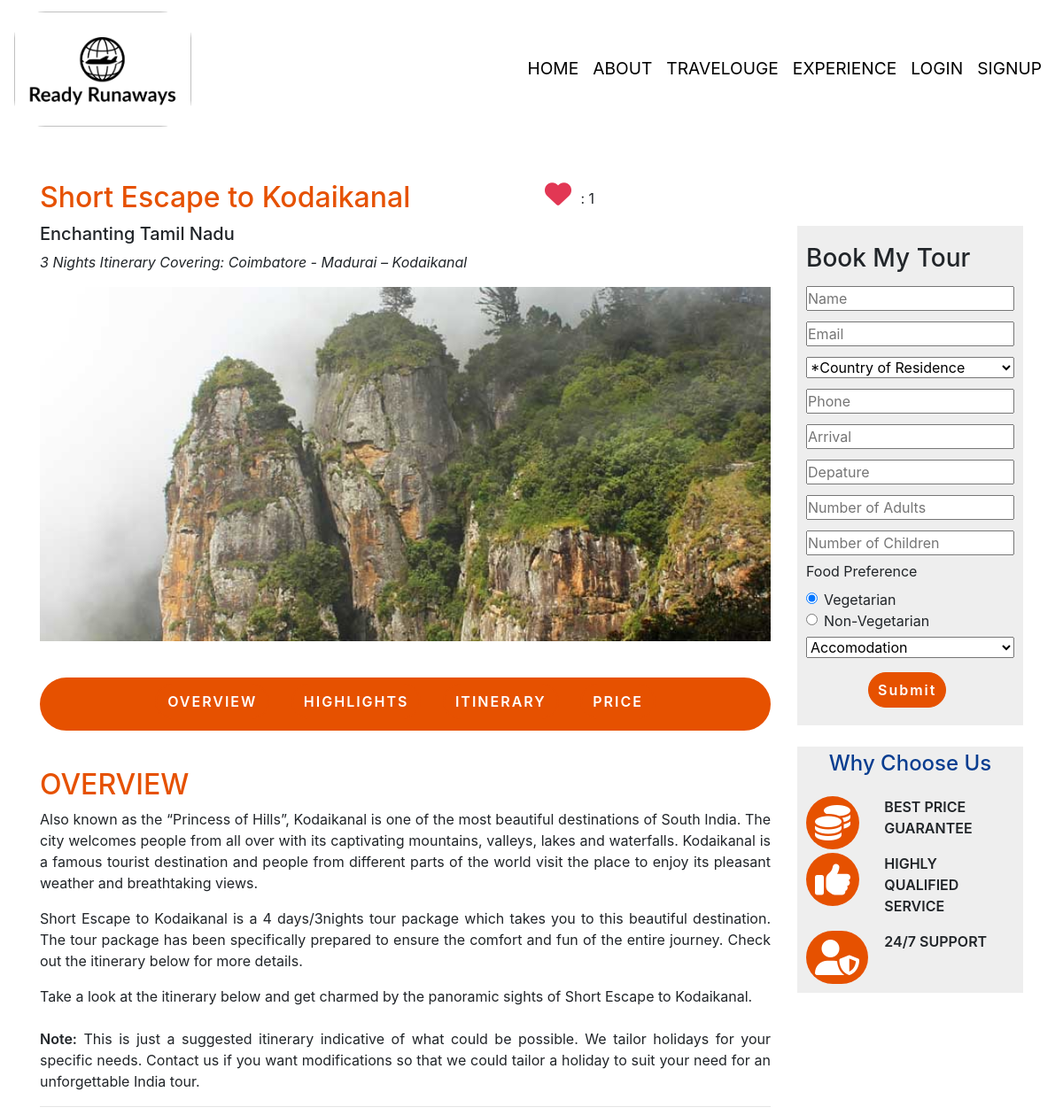
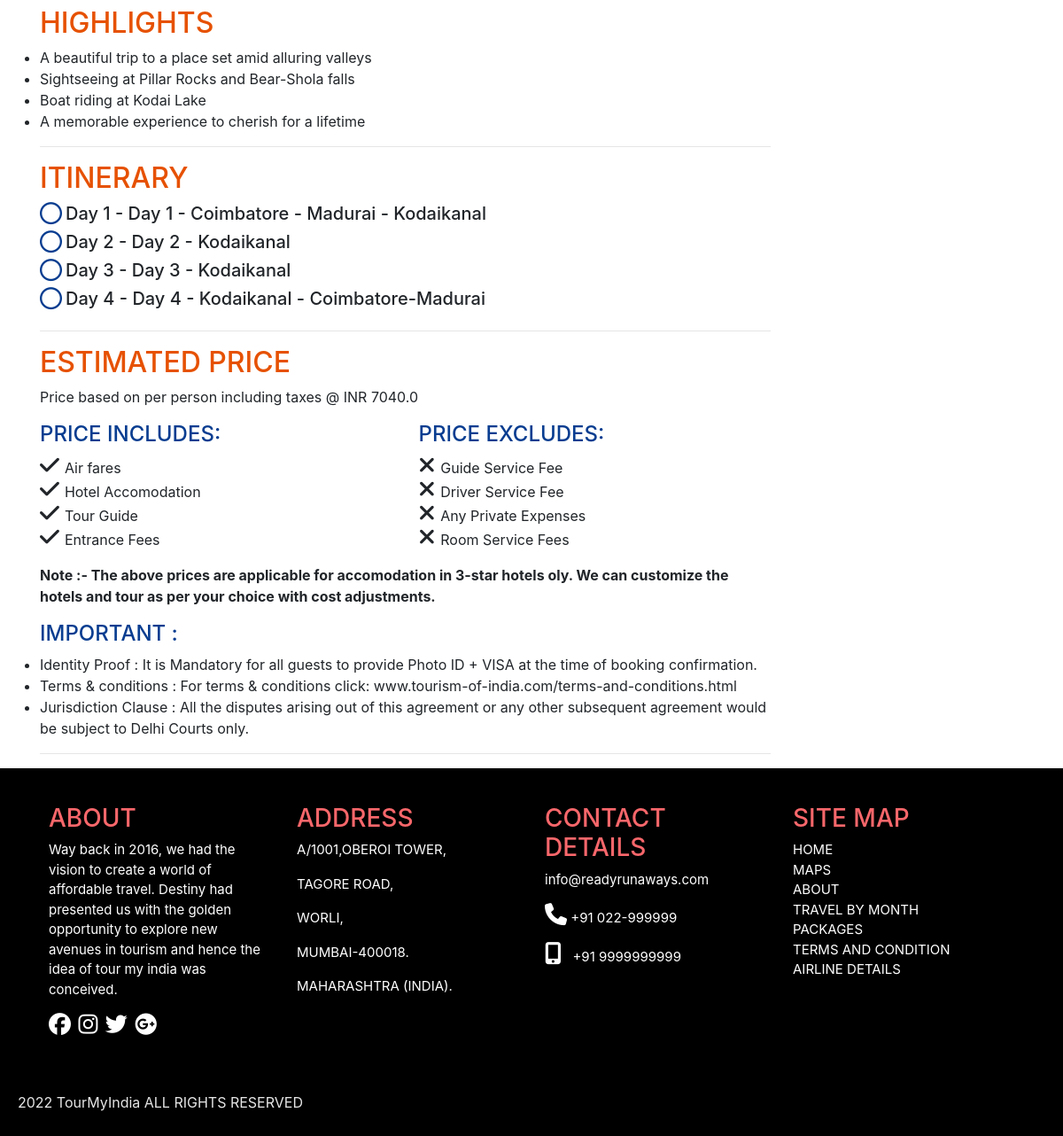
/Destination/5/, run on the app's committed database (2 pictures, top to bottom).
### RRApp/models.py (models this page shows, shortened)
class Destination(models.Model):
    name = models.CharField(max_length=200, unique=True)
    state = models.CharField(max_length=100)
    duration = models.CharField(max_length=200)
    tagline = models.CharField(max_length=500)
    abstract = models.CharField(max_length=500)
    description = models.TextField()
    image = models.ImageField(upload_to='pics')
    price = models.IntegerField()
    offer = models.BooleanField(default=False)
    discount = models.IntegerField(default=0)
    highlights = models.TextField()
    itenary_titles = models.TextField()
    itenary = models.TextField()
    likes = models.ManyToManyField(User, related_name='likes', blank=True)
    def __str__(self):
        return self.name

class Images(models.Model):
    destination = models.ForeignKey(Destination, on_delete=models.CASCADE,)
    image = models.ImageField(upload_to='pics', blank=True, null=True)

### RRApp/views.py (the view)
# urls.py: path('Destination/<str:id>/', views.view_itenary, name='view_itenary'),
def view_itenary(request, id):
    dest = Destination.objects.get(id=id)
    print(f'destination is {dest}')
    price = int(dest.price)
    disc = int(dest.discount)
    discounted_rate =  price - (disc*price)/100
    description = dest.description.split('#')
    highlights = dest.highlights.split('#')
    itenary_titles = dest.itenary_titles.split('#')
    itenary = dest.itenary.split('#')
    itenary_list = zip(itenary_titles, itenary)
    context = {'dest':dest, 'discounted_rate':discounted_rate, 'highlights':highlights, 'itenary_list':itenary_list, 'description':description}
    return render(request, 'itenary.html', context)

### templates/itenary.html (shortened to what this page needs)
{% extends 'layout.html' %}
{% load static %}
{% block csscontent %}
  <link rel="stylesheet" type="text/css" href="{% static 'css/itenary.css' %}">
{% endblock %}
{% block content %}
<br>
<br>
<div class="container">
  <div class="row">
    <div class="col-9 info">
      <div class="row">
        <div class="place col-md-8" >
          <h2>{{dest.name}}</h2>
        </div>
        <div class="col-md-4">
          {% if request.user.is_authenticated %}
              {% if request.user in dest.likes.all %}
              <div class="row">
                  <a type="button" href="like/" style="padding:0%; margin: 0;" ><i class="fa fa-heart" style="font-size: 30; color:rgb(226, 55, 84);"></i></a> <h4> &nbsp;&nbsp; : {{dest.likes.count}}</h4>
              </div>
              {% else %}
              <div class="row">
                  <a type="button" href="like/" style="padding:0%; margin: 0; text-shadow: 0 0 5px rgb(226, 55, 84);"><i class="fa fa-heart" style="font-size: 30;
                    -webkit-text-fill-color: white;
                    -webkit-text-stroke-width: 2px;
                    -webkit-text-stroke-color:rgb(226, 56, 84);"></i></a> <h4> &nbsp;&nbsp; : {{dest.likes.count}}</h4>
              </div>
              {% endif %}
          {% else %}
              <p><i class="fa fa-heart" style="font-size: 30; color:rgb(226, 55, 84);"></i> : {{dest.likes.count}}</p>
          {% endif %}
        </div>
      </div>
      <h5>{{dest.tagline}}</h5>
      <p style="font-style: italic;">{{dest.abstract}}</p>
      <div class="owl-carousel owl-theme">
          {% for p in dest.images_set.all %}
          <div class="item">
              <img src='{{p.image.url}}' class="img-fluid" style="height: 400px; width:auto;">
          </div>
          {% endfor %}
      </div>
      <div class="subNav">
        <a href="#overview">
          <button>OVERVIEW</button>
        </a>
        <a href="#highlights">
          <button>HIGHLIGHTS</button>
        </a>
        <a href="#itenary">
          <button>ITINERARY</button>
        </a>
        <a href="#price">
          <button>PRICE</button>
        </a>
      </div>
      <div class="headers">
          <h2 id="overview">OVERVIEW</h2>
            {% for d in description %}
            <p style="text-align: justify;">{{d}}</p>
            {% endfor %}
          <p style="text-align: justify;">
            Take a look at the itinerary below and get charmed by the panoramic sights of {{dest.name}}.
            <br>
            <br>
            <span style="font-weight: 600 ;">Note:</span>  This is just a suggested itinerary indicative of what could be possible. We tailor holidays for your specific needs. Contact us if you want modifications so that we could tailor a holiday to suit your need for an unforgettable India tour.
          </p>
          <hr>
          <h2 id="highlights">HIGHLIGHTS</h2>
          <ul>
              {% for highlight in highlights %}
              <li>{{highlight}}</li>
              {% endfor %}
          </ul>
          <hr>
          <h2 id="itenary">ITINERARY</h2>
          <div class="days">
            {% for i, j in itenary_list %}
            <div style=" display: -webkit-inline-box;">
              <i class="far fa-circle" onclick="hide('hideDay{{forloop.counter}}')"></i>
              <h5>Day {{forloop.counter}} - {{i}}</h5>
            </div>
            <br>
            {% endfor %}
          </div>
        <hr>
        <h2 id="price">ESTIMATED PRICE</h2>
        <p>Price based on per person including taxes @ INR {{discounted_rate}}</p>
        <div class="row">
          <div class="col-6 priceIE">
            <h4>PRICE INCLUDES:</h4>
            <ul style="list-style: none;">
              <li><i class="fas fa-check"></i>Air fares</li>
              <li><i class="fas fa-check"></i>Hotel Accomodation</li>
              <li><i class="fas fa-check"></i>Tour Guide</li>
              <li><i class="fas fa-check"></i>Entrance Fees</li>
            </ul>
          </div>
          <div class="col-6">
            <h4>PRICE EXCLUDES:</h4>
            <ul style="list-style: none;">
              <li><i class="fas fa-times"></i>Guide Service Fee</li>
              <li><i class="fas fa-times"></i>Driver Service Fee</li>
              <li><i class="fas fa-times"></i>Any Private Expenses</li>
              <li><i class="fas fa-times"></i>Room Service Fees</li>
            </ul>
          </div>
        </div>
        <p style="font-weight: 700;">Note :- The above prices are applicable for accomodation in 3-star
              hotels oly. We can customize the hotels and tour as per your choice with cost adjustments.
        </p>
        <h4>IMPORTANT :</h4>
        <ul>
          <li>Identity Proof : It is Mandatory for all guests to provide Photo ID + VISA at the time of booking confirmation. </li>
          <li>Terms & conditions : For terms & conditions click: www.tourism-of-india.com/terms-and-conditions.html</li>
          <li>Jurisdiction Clause : All the disputes arising out of this agreement or any other subsequent agreement would be subject to Delhi Courts only.</li>
        </ul>
        <hr>
      </div>
    </div>
    <div class="col-3 book">
      {% if user.is_staff %}
      <div class="why" style="padding: 10px;">
        <h2>Admin Account</h2>
        <a class="btn btn-success ml-auto mr-auto my-3" type="button" style="width: 100%;" href="{% url 'update_itenary' dest.id %}">Update Itenary</a>
        <br>
        <button type="button" class="btn btn-warning" style="width: 100%;" data-toggle="modal" data-target="#delete">
            Delete Itenary
        </button>
        <div class="modal fade" id="delete" tabindex="-1" role="dialog" aria-labelledby="exampleModalLabel" aria-hidden="true">
            <div class="modal-dialog" role="document">
            <div class="modal-content">
                <div class="modal-header">
                <h5 class="modal-title" id="exampleModalLabel">Delete {{dest.name}}</h5>
                <button type="button" class="close" data-dismiss="modal" aria-label="Close">
                    <span aria-hidden="true">&times;</span>
                </button>
                </div>
                <div class="modal-body">
                <p>Are you sure you want to delete this destination ?</p>
                </div>
                <div class="modal-footer">
                <button type="button" class="btn btn-secondary" data-dismiss="modal">Close</button>
                <a class="btn btn-warning" type="button" href="{% url 'delete_itenary' dest.id %}">Delete</a>
                </div>
            </div>
            </div>
        </div>
      </div>
      {% else%}
      <div class="sidebar">
        <form>
          <h3>Book My Tour</h3>
          <input type="text" class="addInput" placeholder="Name" required>
          <input type="email" class="addInput" placeholder="Email" required>
          <select class="addInput">
            <option disabled selected hidden>*Country of Residence</option>
          </select>
          <input type="text" class="addInput" placeholder="Phone" required>
          <input type="text" class="addInput"placeholder="Arrival" onfocus="(this.type='date')" onblur="(this.type='text')" name="date" required />
          <input type="text" class="addInput"placeholder="Depature" onfocus="(this.type='date')" onblur="(this.type='text')" name="date" required />
          <input type="number" class="addInput"placeholder="Number of Adults" required>
          <input type="number" class="addInput"placeholder="Number of Children" >
          <br>
          <label>Food Preference</label>
          <div class="form-check">
            <input class="form-check-input" type="radio" name="exampleRadios" id="exampleRadios1" value="option1" checked>
            <label class="form-check-label" for="exampleRadios1">
              Vegetarian
            </label>
          </div>
          <div class="form-check">
            <input class="form-check-input" type="radio" name="exampleRadios" id="exampleRadios2" value="option2">
            <label class="form-check-label" for="exampleRadios2">
              Non-Vegetarian
            </label>
          </div>
          <select class="addInput">
            <option disabled selected hidden>Accomodation</option>
          </select>
          <button class="submit ">Submit</button>
        </form>
      </div>
      <br>
      <div class="why">
      <h4  class="text-center"style="padding: 5px;">Why Choose Us</h4>
      <div class="row " style="padding:10px">
        <div class="col-4  icon">
          <i class="fas fa-coins mx-auto icon" id="icon"></i>
        </div>
        <div class="col-8" style="font-weight: 600;">
          <p >BEST PRICE GUARANTEE</p>
        </div>
        <div class="col-4 icon">
          <i class="fas fa-thumbs-up icon mx-auto " id="icon1"></i>
        </div>
        <div class="col-8" style="font-weight: 600;">
          <p >HIGHLY QUALIFIED SERVICE</p>
        </div>
        <div class="col-4 icon">
          <i class="fas fa-user-shield icon" id="icon2"></i>
        </div>
        <div class="col-8" style="font-weight: 600;">
          <p >24/7 SUPPORT</p>
        </div>
      </div>
      </div>
      {% endif %}
    </div>
  </div>
</div>
{% endblock %}

### static/css/layout.css (style rules this page uses)
* { padding:0; margin: 0; }
i { font-size: 25px; }

### static/css/itenary.css (style rules this page uses)
.subNav { border: 2px solid #E65100; border-radius: 30px; height:60px; padding: 5px; text-align: center; background-color: #E65100; margin: 5% 0%; }
.subNav button { border-radius: 20px; border: 2px solid #E65100; height: 40px; margin: auto 10px; padding: 5px 12px; background-color: #E65100; letter-spacing: 2px; font-weight: 600; color: #fff; }
.fa-circle { font-size: 25px; color: #083d90; margin-right: 4px; cursor: pointer; }
.fa-check,.fa-times,.fa-heart { margin-right: 6px; }
.why { background-color: #eee; }
hr { border-top: 1px solid grey; }
h2 { color:#e65100; }
h4 { color: #083d90; }
.icon i { text-align: center; background-color: #e65100; font-size: 40px; border-radius: 50px; padding: 10px; color: #fff !important; }
.submit { background-color: #E65100; border: 1px solid #E65100; padding: 5px 10px; letter-spacing: 2px; font-weight: 600; margin: 10px auto auto 70px; border-radius: 20px; height: 40px; color: #fff; }
.place { display: -webkit-inline-box; }
.sidebar form { background-color: #eee; padding:20px 10px; width: 100%; margin-top: 20%; }
.addInput { margin: 6px auto; width: 100%; justify-content: center; }

### data on the page
Destination: name "Short Escape to Kodaikanal", likes.count "1", tagline "Enchanting Tamil Nadu", abstract "3 Nights Itinerary Covering: Coimbatore - Madurai – Kodaikanal"
Images: image (picture)

### other printed values
{{ highlight }} "A beautiful trip to a place set amid alluring valleys" "Sightseeing at Pillar Rocks and Bear-Shola falls" "Boat riding at Kodai Lake" "A memorable experience to cherish for a lifetime"
{{ i }} "Day 1 - Coimbatore - Madurai - Kodaikanal" "Day 2 - Kodaikanal" "Day 3 - Kodaikanal" "Day 4 - Kodaikanal - Coimbatore-Madurai"
{{ discounted_rate }} "7040.0"
